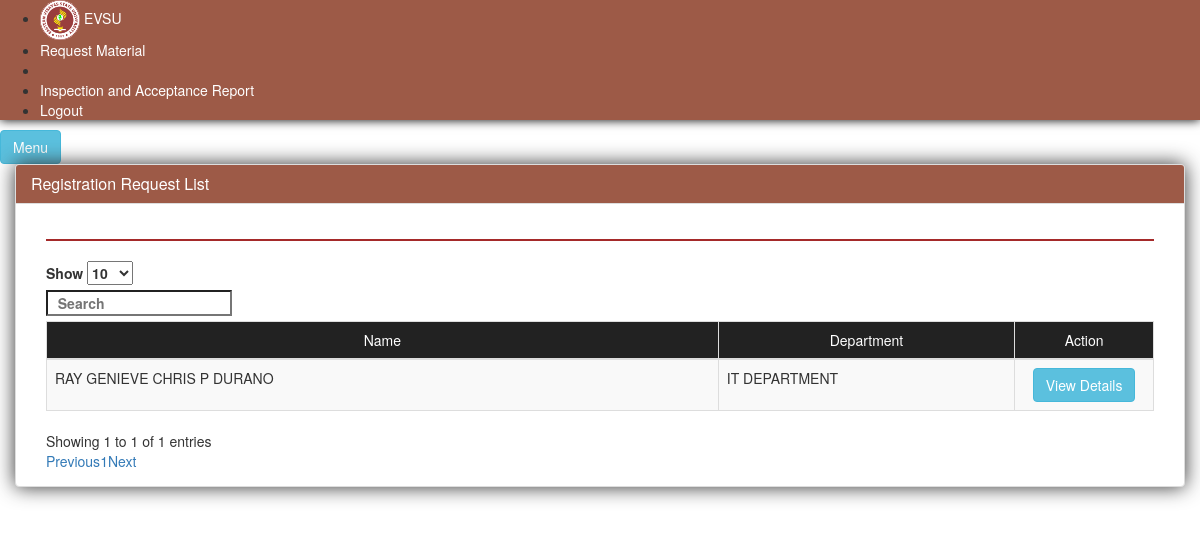
The page /index.php/users/users_req_list on the database as committed earlier.
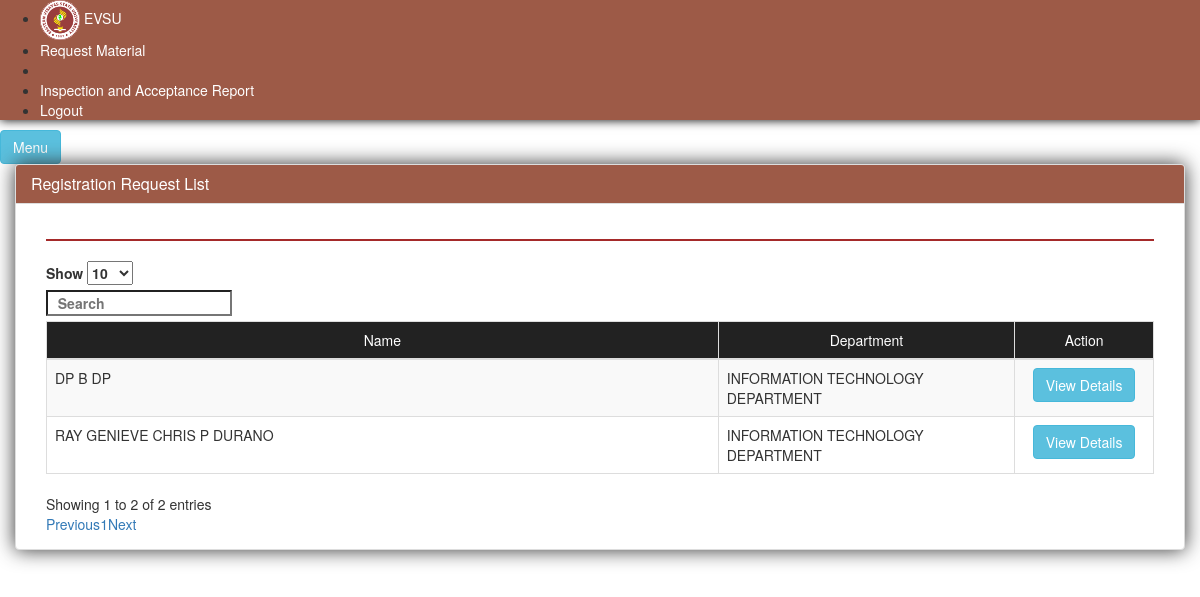
The same page on the database as committed later.
### tables this page shows
CREATE TABLE IF NOT EXISTS `tbl_users` (
  `id` int(11) NOT NULL,
  `username` varchar(50) NOT NULL,
  `password` longtext NOT NULL,
  `usertype` int(11) NOT NULL,
  `pid` int(11) NOT NULL,
  `status` int(11) NOT NULL
);

CREATE TABLE IF NOT EXISTS `tbl_party` (
  `id` int(11) NOT NULL,
  `firstname` varchar(50) NOT NULL,
  `middlename` varchar(50) NOT NULL,
  `lastname` varchar(50) NOT NULL,
  `address` varchar(50) NOT NULL,
  `contact` varchar(50) NOT NULL,
  `email` varchar(50) NOT NULL,
  `department` int(11) NOT NULL,
  `position` int(11) NOT NULL
);

CREATE TABLE IF NOT EXISTS `tbl_department` (
  `id` int(11) NOT NULL,
  `description` varchar(50) NOT NULL,
  `code` varchar(30) NOT NULL
);

### application/controllers/Users.php (called while the page is built, shortened)
<?php
	class Users extends CI_Controller
	{
		function users_req_list()
		{
			$this->load->model('usersmd');
			$this->load->view('include/header');
			$nav['params'] = 'request';
			$this->load->view('include/nav', $nav);
			$this->load->view('admin/user_reg_request');
			$this->load->view('include/footer');
		}
	}
?>

### index.php (called while the page is built, shortened)
<?php
require_once BASEPATH.'core/CodeIgniter.php';

### application/models/Usersmd.php (called while the page is built, shortened)
<?php
	class Usersmd extends CI_Model
	{
		function get_request()
		{
			$this->db->where('status', 0);
			$this->db->where('a.pid = b.id');
			$this->db->where('b.department = c.id');
			$this->db->select('a.pid, b.firstname, b.middlename, b.lastname, c.description, b.address, b.contact');
			$x = $this->db->get('tbl_users a, tbl_party b, tbl_department c')->result_array();
			return $x;
		}
	}
?>

### application/views/admin/user_reg_request.php (the view, shortened to what this page needs)
<div id="page-content-wrapper">
  <a href="#menu-toggle" id="menu-toggle" class="btn btn-info">Menu</a>
    <div class="container-fluid padding_zero">
        <div class="row padding_zero">
            <div class="col-lg-12">
                  <div class="panel panel-default" style="box-shadow: 0px 0px 20px rgb(49, 49, 49)">
                  <div class="panel-heading" style="background: rgb(157, 90, 71)" >
                    <h1 class="panel-title" style="color:white">Registration Request List</h1>
                  </div>
                  <div class="panel-body">
                      <div class="col-md-12">
                        <hr style="border: 1px solid brown;" />
                        <table id="example"class="table table-bordered table-hover table-striped">
                          <thead>
                            <tr class="navbar-inverse">
                              <td style="color:white;text-align:center">Name</td>
                              <td width="300" style="color:white;text-align:center">Department</td>
                              <td width="150" style="color:white;text-align:center">Action</td>
                            </tr>
                          </thead>
                          <tbody>
                          <?php foreach ($this->usersmd->get_request() as $key => $value): ?>
                            <tr>
                              <td><?php echo strtoupper(strtolower($value['firstname'] . " " . $value['middlename'] . " " . $value['lastname'])) ?></td>
                              <td><?php echo strtoupper(strtolower($value['description'])) ?></td>
                              <td style="text-align:center">
                                  <a href="#" data-param="<?php echo $value['pid'] ?>" class="btn btn-info inform" data-toggle="modal" data-target="#infos">View Details</a>
                              </td>
                            </tr>
                          <?php endforeach ?>
                          </tbody>
                        </table>
                      </div>
                  </div>
                </div>
            </div>
        </div>
    </div>
</div>
  </div>

Rows that differ between the two databases and show on the page:
changed through a linked row, tbl_users "RAY GENIEVE CHRIS P DURANO": tbl_department.description "IT DEPARTMENT" → "INFORMATION TECHNOLOGY DEPARTMENT"
added tbl_users: tbl_party.firstname+middlename+lastname "DP B DP", tbl_department.description "INFORMATION TECHNOLOGY DEPARTMENT"
Other text that changed with them:
text written by a page script: "Show Showing 1 to 1 of 1 entries Previous 1 Next" → "Show Showing 1 to 2 of 2 entries Previous 1 Next"
